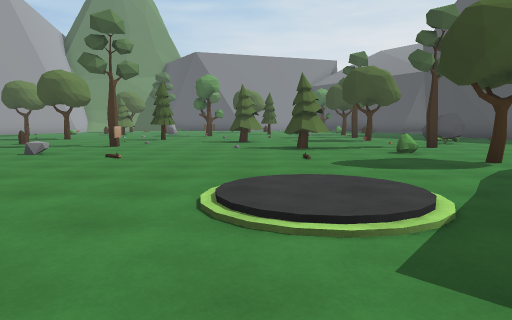
[1] (above)

21 first-person views from a walk through a scene from a Unity 3-D project. The camera is 1.3 m above the floor, tilts 6° down and sees 70° across. The floor is counted in squares, 2 m on a side. Each view is taken from the middle of a square. On the plan, view 1 faces up. The plan holds only what a view shows up to about 11 squares ahead; the rest is blank. The place goes on beyond the plan. The player character is not drawn. Some animated figures are not drawn.

[2]
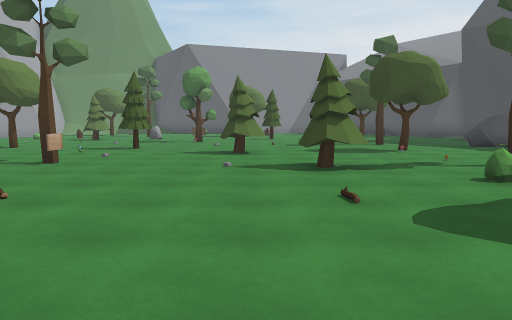

[3]
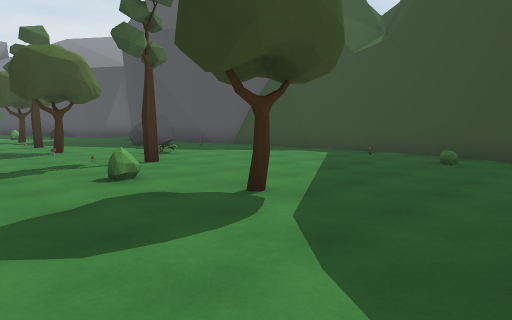

[4]
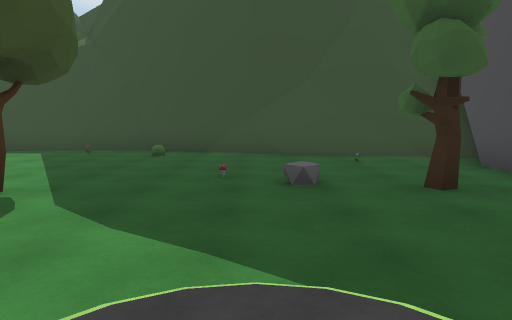

[5]
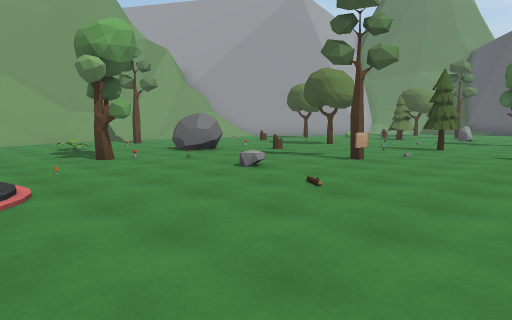

[6]
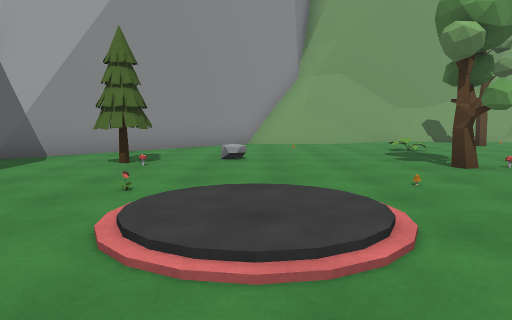

[7]
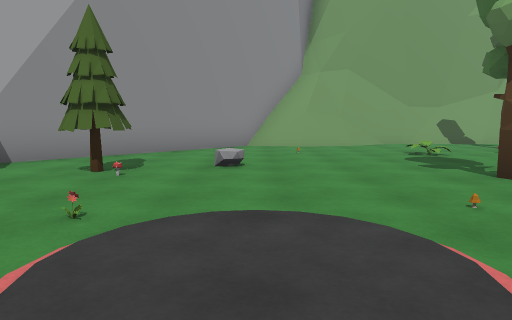

[8]
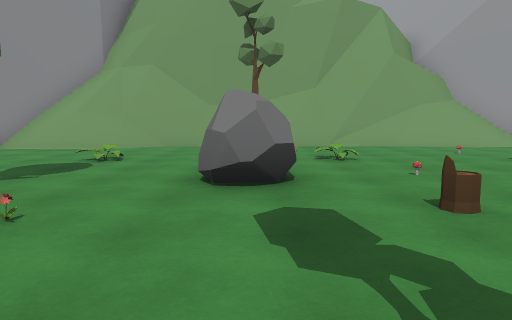

[9]
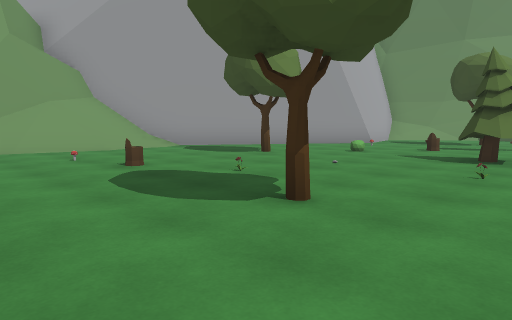

[10]
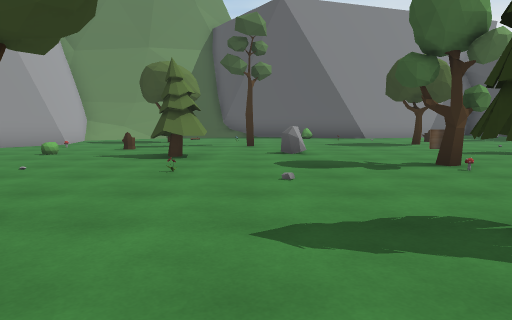

[11]
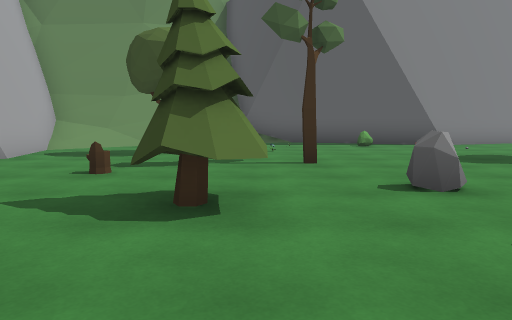

[12]
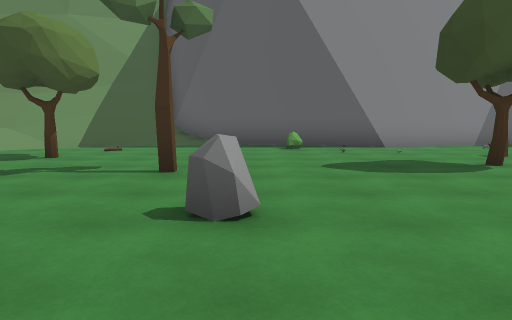

[13]
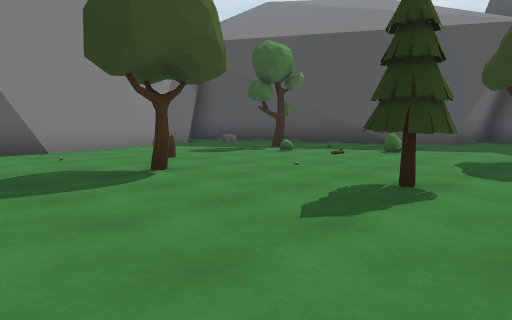

[14]
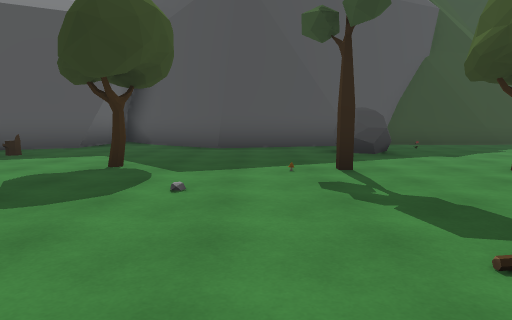

[15]
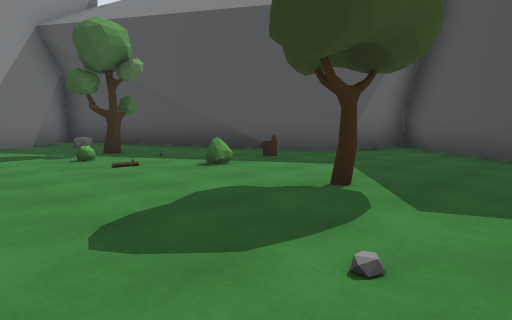

[16]
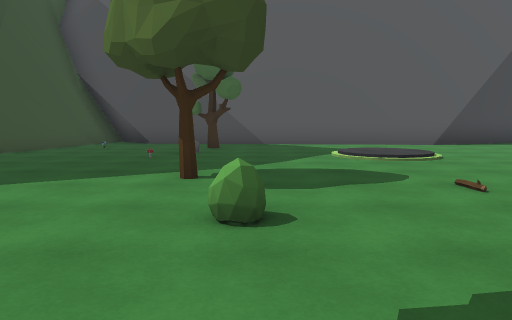

[17]
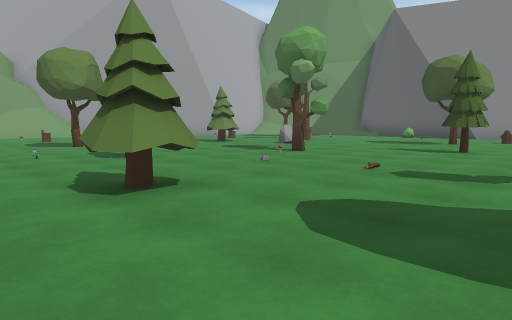

[18]
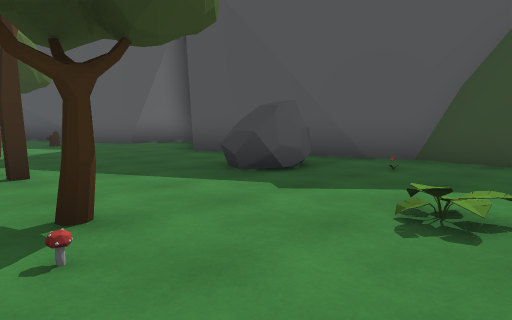

[19]
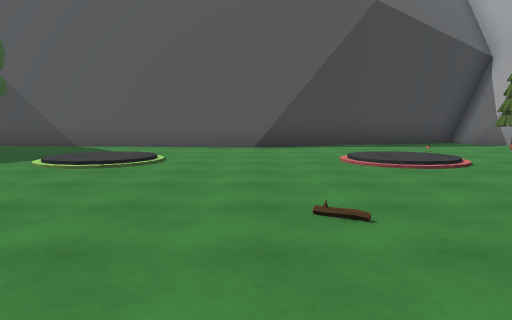

[20]
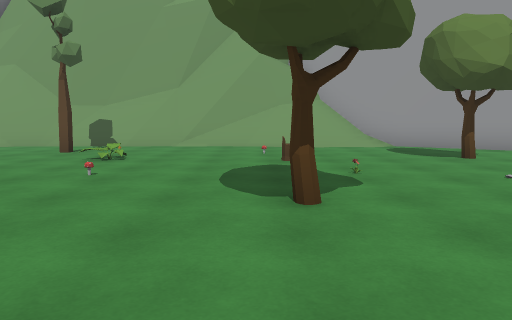

[21]
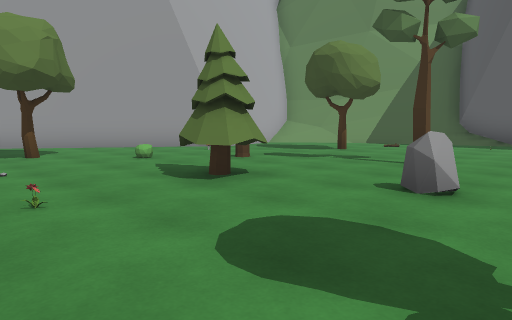

### Floor plan
Key: @ floor where view 1 was taken; # wall or solid block; . main floor; : floor 0.25 m higher than the main floor; / step, stairs or slope; = window, fence, low wall or low ledge; ^ raised ledge; S stump; T tree; B bush; R rock; M mushroom; F flower; O other object.
Columns run from 15 left of view 1 to 10 right of it. Each row starts with its distance up from view 1.
 28                    ###
 27       ^^####     ###.#
 26    ####///.#######...#
 25    ##//.....B........##
 24    ##/.......O........#
 23     #..T.O......S..T..#
 22     #...............O.##
 21    ##.....T....T.....S.##
 20    #.O.S............B...##
 19   ##.......R....T........#
 18  ##.....TT......T..T....##
 17 ##...T.......T.........##
 16 #/.......F...O.....O...##
 15 #/.................T....#
 14 #/....O...............R.#
 13 ##..OS..T...T...........##
 12  #.........O...T..MT...O.#
 11  #.....O.................#
 10  #......S..T.......O.....#
  9  #.T...R........T..T.....#
  8  #................B......#
  7  #......OF..............O#
  6 ##......T..........T.....#
  5 #==......O...............#
  4 ###.O.....//...//.......##
  3  ##.......::...::...O...#
  2   ##......F/...//......##
  1    ##..TO..........T..O#
  0     ##.........@.......#
 -1      ##...##############
 -2       #####           #

Positions as (right, up) in squares from view 1, and headings:
1: (0, 0), facing up
2: (0, 3), facing up
3: (1, 3), facing up-right
4: (0, 3), facing right
5: (0, 3), facing up-left
6: (-2, 3), facing left
7: (-3, 3), facing left
8: (-4, 9), facing left
9: (-5, 11), facing up-left
10: (-5, 11), facing up
11: (-6, 15), facing up
12: (-4, 16), facing up
13: (-3, 17), facing up-right
14: (-1, 16), facing right
15: (1, 16), facing up-right
16: (3, 10), facing down
17: (3, 10), facing up-left
18: (3, 10), facing up-right
19: (-2, 9), facing down
20: (-4, 13), facing left
21: (-3, 15), facing up-left
